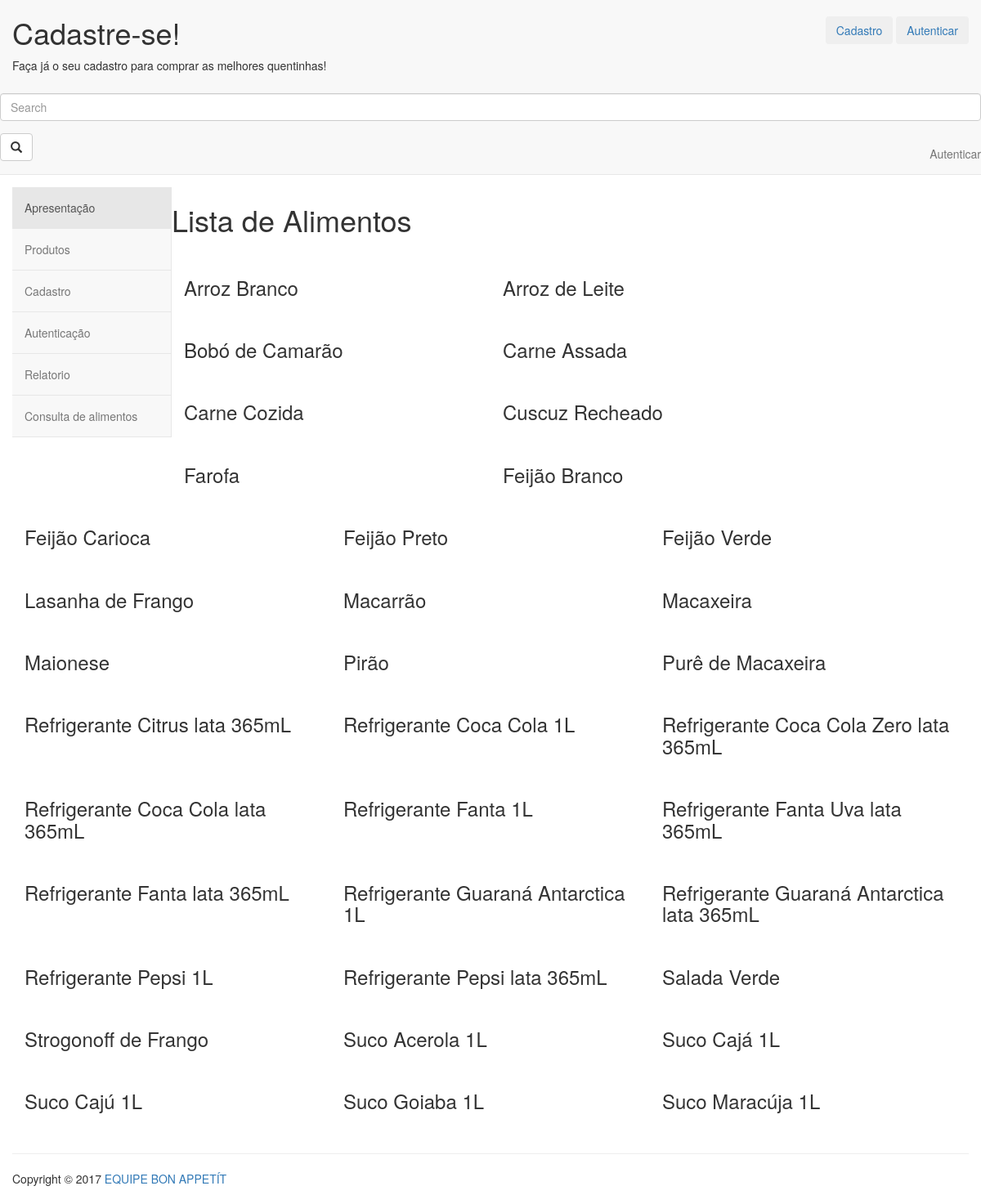
The page /produtos/ on the database as committed earlier.
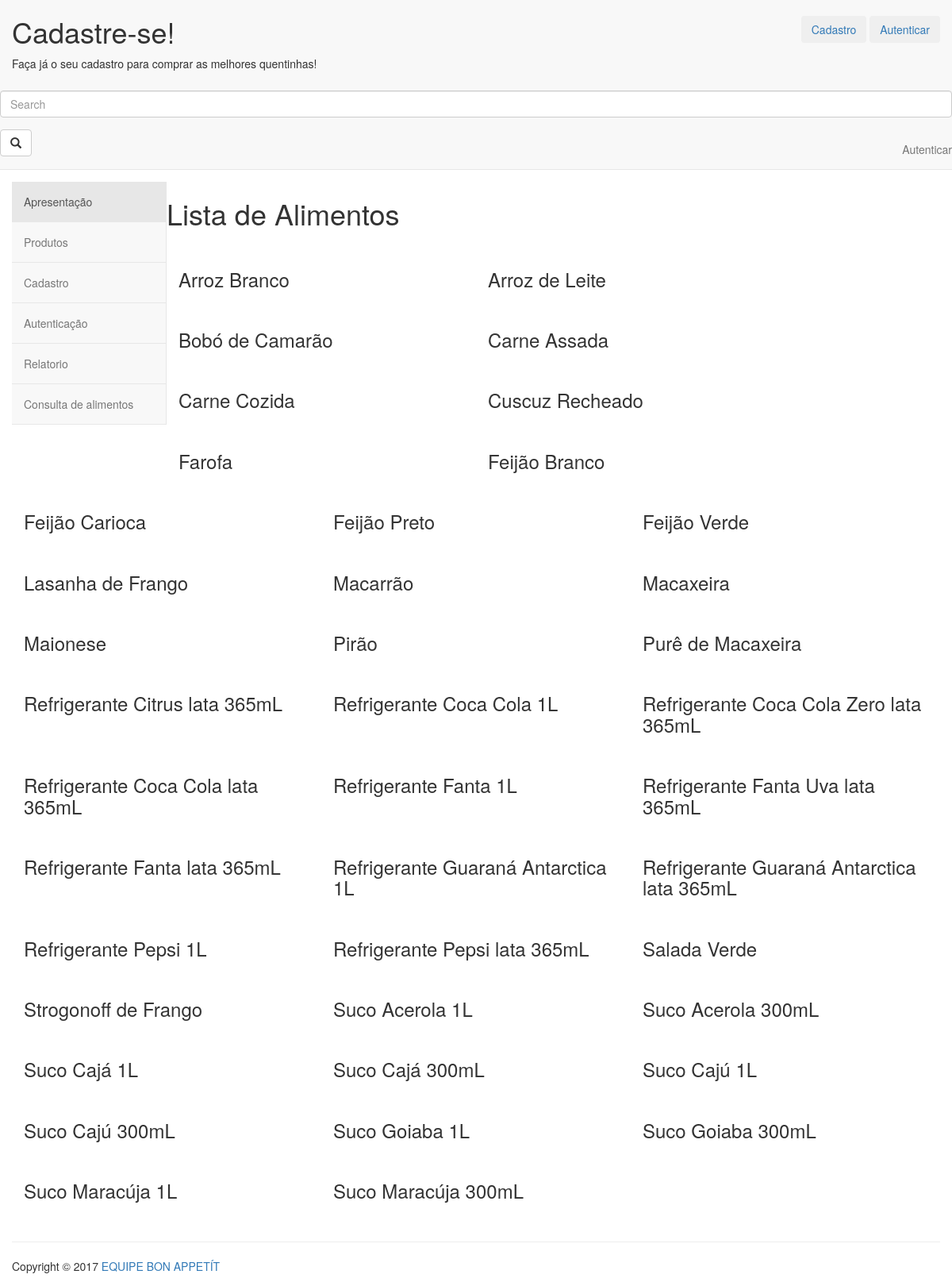
The same page on the database as committed later.
### core/models.py (models this page shows, shortened)
class Produto(models.Model):
	nome = models.CharField('Nome', max_length=50)
	descricao = models.CharField('Descrição do alimento', max_length=200)
	preco = models.CharField('Preço', max_length=10)
	id_tipoProduto = models.ForeignKey(Tipo_produto, on_delete=models.CASCADE)
	class Meta:
		verbose_name = 'Produto'
		verbose_name_plural = 'Produtos'
		ordering = ['nome']

### core/views.py (the view)
# urls.py: url(r'^produtos/$', views.produtos, name="produtos"),
def produtos(request):
	produtos = Produto.objects.all()
	context = {
		'produtos': produtos
	}
	return render(request, 'produtos.html', context)

### core/templates/produtos.html (shortened to what this page needs)
{% extends "base.html"%}
{% block conteudo %}
<h1 class="centered">Lista de Alimentos</h1><br/>
<div class="container">
<div class="row mt">
{% for produto in produtos %}
<div class="col-lg-4">
<h3><a href="#"> </a>{{produto.nome}}</h3>
<p><a href="#"> </a></p><br/>
</div>
{% endfor %}
</div>
</div>
{% endblock %}

### core/templates/base.html (shortened to what this page needs)
<!DOCTYPE html>
{% load static %}
<html lang="pt-br">
<head>
  <link href="{% static 'css/paginainicial.css' %}" rel="stylesheet">
  <link rel="stylesheet" href="https://maxcdn.bootstrapcdn.com/bootstrap/3.3.7/css/bootstrap.min.css">
</head>
<body>
  <nav class="navbar navbar-default navbar-static-top">
  {% if not user.is_authenticated %}
<div class="col-lg-8">
  <h1>Cadastre-se!</h1>
    <p>Faça já o seu cadastro para comprar as melhores quentinhas!</p>
</div>
<div class="col-lg-4">
    <p class="pull-right"><br><a href="{% url 'cadastro' %}"><button
    type="button" class="btn btn-green">Cadastro</button></a> <a
    href="{% url 'login' %}"><button type="button" class="btn btn-green">Autenticar</button></a></p>
  </div>
    {% endif %}
<div class="row mt">
<form action="{% url 'cadastro' %}" method="post">
    <div class="container-fluid">
      <div class="navbar-header">
        <a class="navbar-brand" href="#">
        </a>
      </div>
      <div class="collapse navbar-collapse" id="bs-example-navbar-collapse-1">
        <form class="navbar-form navbar-left" method="GET" role="search">
          <div class="form-group">
            <input type="text" name="q" class="form-control" placeholder="Search">
          </div>
          <button type="submit" class="btn btn-default"><i class="glyphicon glyphicon-search"></i></button>
        </form>
        <ul class="nav navbar-nav navbar-right">
          <li><a href="{% url 'login' %}">Autenticar</a></li>
        </ul>
    </div>
  </div>
</nav>    <div class="container-fluid main-container">
<div class="col-md-2 sidebar">
  <div class="row">
    <div class="side-menu">
      <nav class="navbar navbar-default" role="navigation">
        <div class="side-menu-container">
          <ul class="nav navbar-nav">
            <li class="active"><a href="{% url 'index' %}"> Apresentação </a></li>
            <li><a href="{% url 'produtos' %}"> Produtos</a></li>
            <li><a href="{% url 'cadastro' %}"> Cadastro</a></li>
            <li><a href="{% url 'login' %}"> Autenticação</a></li>
            <li><a href="{% url 'relatorio' %}"> Relatorio</a></li>
            <li><a href="{% url 'consultarAlimentos' %}"> Consulta de alimentos</a></li>
          </ul>
        </div>
      </nav>
    </div>
  </div>
</div>
{% block conteudo %}
{% endblock %}
  <footer class="pull-left footer">
    <p class="col-md-12">
      <hr class="divider">
      Copyright &COPY; 2017 <a href="">EQUIPE BON APPETÍT</a>
    </p>
  </footer>
</div>
</body>
</html>

### core/static/css/paginainicial.css (style rules this page uses)
.sidebar { padding-left: 0; }
.main-container { background: #FFF; padding-top: 15px; margin-top: -20px; }
.footer { width: 100%; }
.side-menu { position: relative; width: 100%; height: 100%; background-color: #f8f8f8; border-right: 1px solid #e7e7e7; }
.side-menu .navbar { border: none; }
.side-menu .navbar-nav .active a { background-color: transparent; margin-right: -1px; border-right: 5px solid #e7e7e7; }
.side-menu .navbar-nav li { display: block; width: 100%; border-bottom: 1px solid #e7e7e7; }
.side-menu .navbar-nav li a { padding: 15px; }

Rows that differ between the two databases and show on the page:
added Produto: nome "Suco Acerola 300mL"
added Produto: nome "Suco Cajá 300mL"
added Produto: nome "Suco Cajú 300mL"
added Produto: nome "Suco Goiaba 300mL"
added Produto: nome "Suco Maracúja 300mL"
